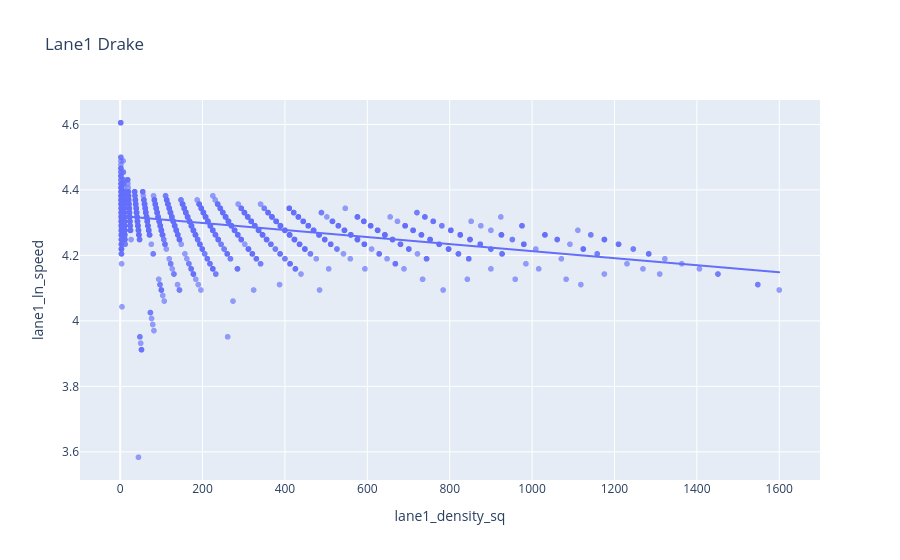

Notebook source saved alongside this figure:
### Code cell
drake_fig1 = px.scatter(
    traffic_df,
    x="lane1_density_sq",
    y="lane1_ln_speed",
    opacity=0.65,
    trendline="ols",
    title="Lane1 Drake"
)

drake_fig1.show()

### Figure 1 — Plotly figure (JSON) as saved in the notebook; plotly's stock layout.template omitted (floating-point values rounded to 4 significant figures; data arrays with more than 128 entries replaced by an {"elided": "..."} marker saying what was removed)
{"data": [{"hovertemplate": "lane1_density_sq=%{x}<br>lane1_ln_speed=%{y}<extra></extra>", "legendgroup": "", "marker": {"color": "#636efa", "opacity": 0.65, "symbol": "circle"}, "mode": "markers", "name": "", "showlegend": false, "type": "scattergl", "x": {"elided": "2552 float values"}, "xaxis": "x", "y": {"elided": "2552 float values"}, "yaxis": "y"}, {"hovertemplate": "<b>OLS trendline</b><br>lane1_ln_speed = -0.00010751 * lane1_density_sq + 4.32054<br>R<sup>2</sup>=0.193203<br><br>lane1_density_sq=%{x}<br>lane1_ln_speed=%{y} <b>(trend)</b><extra></extra>", "legendgroup": "", "marker": {"color": "#636efa", "symbol": "circle"}, "mode": "lines", "name": "", "showlegend": false, "type": "scattergl", "x": {"elided": "2205 float values"}, "xaxis": "x", "y": {"elided": "2205 float values"}, "yaxis": "y"}], "layout": {"legend": {"tracegroupgap": 0}, "title": {"text": "Lane1 Drake"}, "xaxis": {"anchor": "y", "domain": [0, 1], "title": {"text": "lane1_density_sq"}}, "yaxis": {"anchor": "x", "domain": [0, 1], "title": {"text": "lane1_ln_speed"}}}}
